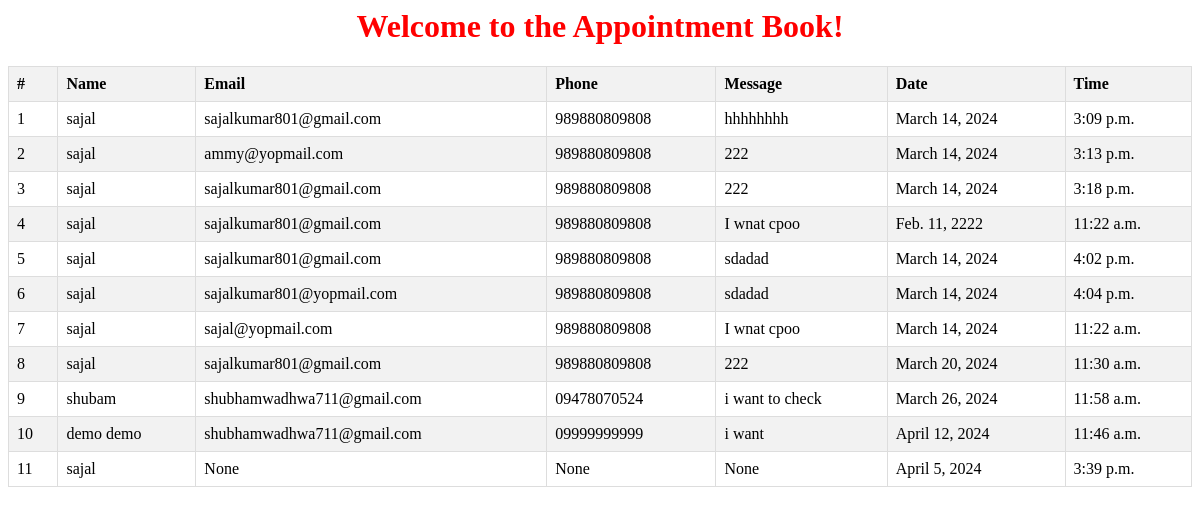
Page /en/app/my-data/ on the committed database.
### myapp/models.py (models this page shows, shortened)
class Appointment(models.Model):
    doctor = models.ForeignKey(Doctor, on_delete=models.CASCADE,null=True,blank=False)
    name = models.CharField(max_length=200,null=True,blank=False)
    email = models.EmailField(null=True,blank=False)
    phone = models.CharField(max_length=15,null=True,blank=False)
    message = models.TextField(null=True,blank=False)
    date = models.DateField(null=True,blank=False)
    time=  models.TimeField(null=True,blank=False)

### myapp/views.py (the view)
# urls.py: path("my-data/", views.MyAppointments.as_view() ,name="my-data"),
class MyAppointments(View):
    def get(self,request):
        appointments = Appointment.objects.all()
        context = {
            "appointments": appointments
        }
        return render(request,"myappointments.html",context )

### myproject/templates/myappointments.html (shortened to what this page needs)
{% load static %}
{% load cms_tags  menu_tags  sekizai_tags %}
{% block content %}
<link rel="stylesheet" href="{% static 'css/myappointments.css' %}">
<body> <center> <h1>Welcome to the Appointment Book!</h1> </center>
    <!DOCTYPE html>
    <html lang="en">
    <head>
    </head>
    <body>
    <center>
      <table>
        <thead>
          <tr>
            <th>#</th>
            <th>Name</th>
            <th>Email</th>
            <th>Phone</th>
            <th>Message</th>
            <th>Date</th>
            <th>Time</th>
          </tr>
        </thead>
        <tbody>
          {% for ap in appointments %}
          <tr>
            <td>{{ forloop.counter }}</td>
            <td>{{ ap.name }}</td>
            <td>{{ ap.email }}</td>
            <td>{{ ap.phone }}</td>
            <td>{{ ap.message }}</td>
            <td>{{ ap.date }}</td>
            <td>{{ ap.time }}</td>
          </tr>
          {% endfor %}
        </tbody>
      </table>
    </center>
    </body>
    </html>
</body>
{% endblock %}

### myproject/static/css/myappointments.css (style rules this page uses)
h1 { color: red; }
table { width: 100%; border-collapse: collapse; }
th, td { border: 1px solid #dddddd; text-align: left; padding: 8px; }
th { background-color: #f2f2f2; }
tr:nth-child(even) { background-color: #f2f2f2; }

### rows in the picture
Appointment: name "sajal", email "sajalkumar801@gmail.com", phone "989880809808", message "hhhhhhhh", date "March 14, 2024", time "3:09 p.m."
Appointment: name "sajal", email "ammy@yopmail.com", phone "989880809808", message "222", date "March 14, 2024", time "3:13 p.m."
Appointment: name "sajal", email "sajalkumar801@gmail.com", phone "989880809808", message "222", date "March 14, 2024", time "3:18 p.m."
Appointment: name "sajal", email "sajalkumar801@gmail.com", phone "989880809808", message "I wnat cpoo", date "Feb. 11, 2222", time "11:22 a.m."
Appointment: name "sajal", email "sajalkumar801@gmail.com", phone "989880809808", message "sdadad", date "March 14, 2024", time "4:02 p.m."
Appointment: name "sajal", email "sajalkumar801@yopmail.com", phone "989880809808", message "sdadad", date "March 14, 2024", time "4:04 p.m."
Appointment: name "sajal", email "sajal@yopmail.com", phone "989880809808", message "I wnat cpoo", date "March 14, 2024", time "11:22 a.m."
Appointment: name "sajal", email "sajalkumar801@gmail.com", phone "989880809808", message "222", date "March 20, 2024", time "11:30 a.m."
Appointment: name "shubam", email "shubhamwadhwa711@gmail.com", phone "09478070524", message "i want to check", date "March 26, 2024", time "11:58 a.m."
Appointment: name "demo demo", email "shubhamwadhwa711@gmail.com", phone "09999999999", message "i want", date "April 12, 2024", time "11:46 a.m."
Appointment: name "sajal", email "None", phone "None", message "None", date "April 5, 2024", time "3:39 p.m."
